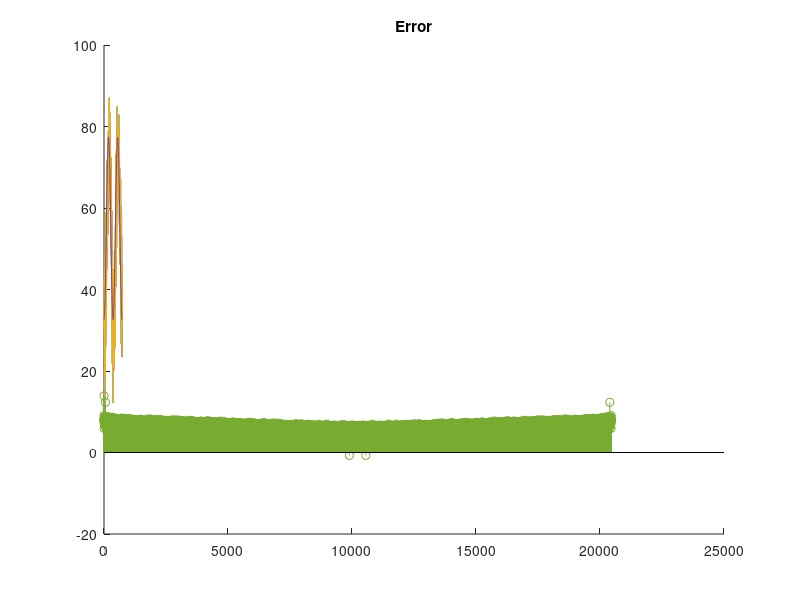

MATLAB code for this plot: (Note: this script raises an error after producing the figure.)
%% PART0:
% Temperature Data in McGuireAFB from 1955-2010

avetemp_data = csvread("./data/McGuireAFB.data.csv");
avetemp = avetemp_data;


%% 1. Select a sin/cos function to approximate the trend
hold on
T = 365*2;
plot(avetemp(1:T), '-');

d = 1:T;
t = d - 120;
% TODO: (maybe) alter some of the frequency
y = 30 * sin( 2/ 365 * pi * t )  + 50;
plot(d, y);

% TODO: Calculate the squared error
err = norm(y - avetemp_data(1:T)')
title('Error') % TODO: 
hold off

%% 2. Select a sin and a cos 

hold on
T = 365 * 2;
plot(avetemp(1:T), '-');

d = 1:T;
t = d - 120;
% TODO: (maybe) alter some of the frequency
y = 20 * sin( 2/ 365 * pi * t ) +  10 * cos( 2/ 365 * pi * t ) +  55;
plot(d, y);
% TODO: Calculate the squared error
err = norm(y - avetemp_data(1:T)')
title('Error') % TODO: 

hold off


%% 3. FFT
% (Y1,Y2) 1, 3, 729

hold on
% T = 365 * 2;
% a = avetemp(1:T);
a = avetemp(:);
f = fft(a);
stem(log(abs(f)));
hold off



%% Part1: Basis Function and Basis Matrix

% ?? Explore 

%% Lasso

x = 2 * pi * d;
y = a;
d = (1:length(y))';
% (TODO): LASSO's data needs to be regularized 

% Afterwards Question ?
% Q1: Why linear? 
% A1: Try different polynomial term: x^n where n = 1/2, 1, 2, ...

% X1: Not regularized
% X1 = [ ones(L,1) d  d.^2 ...
%     cos(x/365)    sin(x/365) ...
%     cos(x/(365*10))  sin(x/(365*10)) ];

% X2: Regularized
% X2 = [ ones(L,1) d./L sqrt(d/L) ...
%     cos(x/365)    sin(x/365) ...
%     cos(x/(365*10))  sin(x/(365*10)) ];

% X3: Our new lasso matrix :)
% Q2: Will the constant coefficient affect the result of LASSO?
tic
L = length(a)
f = 365 * (1:3);
f = [ f 90 ];
N = length(f);
X3 = zeros(L, 2 + 2 * N);
X3(:,1) = ones(L,1);
X3(:,2) = d ./ L;

for i = 1:length(f)
    X3(:, 2 + 2*i - 1)  = cos(x/f(i));
    X3(:, 2 + 2*i)      = sin(x/f(i));
end
toc

% X4: To probe the lasso problem in X3
% Q2: Will the constant coefficient affect the result of LASSO?
% y = a;
% tic
% N = 10;
% X4 = zeros(L, 2 * N);
% for i = 1:N
%     X3(:, 2*i - 1) = cos(x/i);
%     X3(:, 2*i) = sin(x/i);
% end
% toc
% X = X4;
% size(X)
% 
% y = a - 

X = X3;

w = rand(N * 2 + 2,1);
tic
lambda = 0.1;
w = ista_solve(X, y ,w, lambda)
toc

z = X*w;

hold on
figure()
plot(d',z)
% plot(a,z)
hold off
figure()
stem(w)

err = norm(y - z)

% Ridge






%% Part2.1; Method in Paper

a = avetemp_data;
T = length(a);

%% Matlab Implementation
y = avetemp_data;
T = length(y);
d = (1:T)';
L = length(d);
% Initialize x
w = [ 60 0 20 20 0.01 0.01 ]'; 
% (TODO): we simplify the model to exclude the variate term of solar cycle

% y = x(1) + x(2) * d ...
%          + x(3) * cos(2 *pi * d / 365.25) ...
%          + x(4) * sin(2 *pi * d / 365.25) ...
%          + x(5) * cos(2 *pi * d / (365.25 * 10.7862)) ...
%          + x(6) * sin(2 *pi * d / (365.25 * 10.7862));

Tseason = 365.25;
Tsolar = 365.25 * 10.7862;
X = [ ones(L,1) d  cos(2 * pi * d / Tseason) sin(2 * pi * d / Tseason) cos(2 * pi * d / Tsolar) sin(2 * pi * d / Tsolar) ];

% Lease Square
w_ls = inv(X' * X) * X' * y;

z = X * w_ls

err = norm(z - y)



%% Result
d = (1:T)';
x = [ 52.6; 9.95e-5; -20.4; -8.31; -0.197; 0.211; 0.992 ];
% y = 52.6 + 9.95e-5 * d + (-20.4) * cos(2 * 3.14  * d / 365.25) + (-8.31) * sin(2 * 3.14  * d / 365.25) + (-0.197) * cos(0.992 * 2 * 3.14  * d / (365.25 * 10.7)) + 0.211 * sin(0.992 * 2 * 3.14  * d / (365.25 * 10.7));
y = x(1) + x(2) * d ...
         + x(3) * cos(2 *pi * d / 365.25) ...
         + x(4) * sin(2 *pi * d / 365.25) ...
         + x(5) * cos(x(7) * 2 *pi * d / (365.25 * 10.7)) ...
         + x(6) * sin(x(7) * 2 *pi * d / (365.25 * 10.7));
     


hold on
figure()
plot(d,a);;
plot(d,y);
hold off

err = norm(y-a)


%% 






